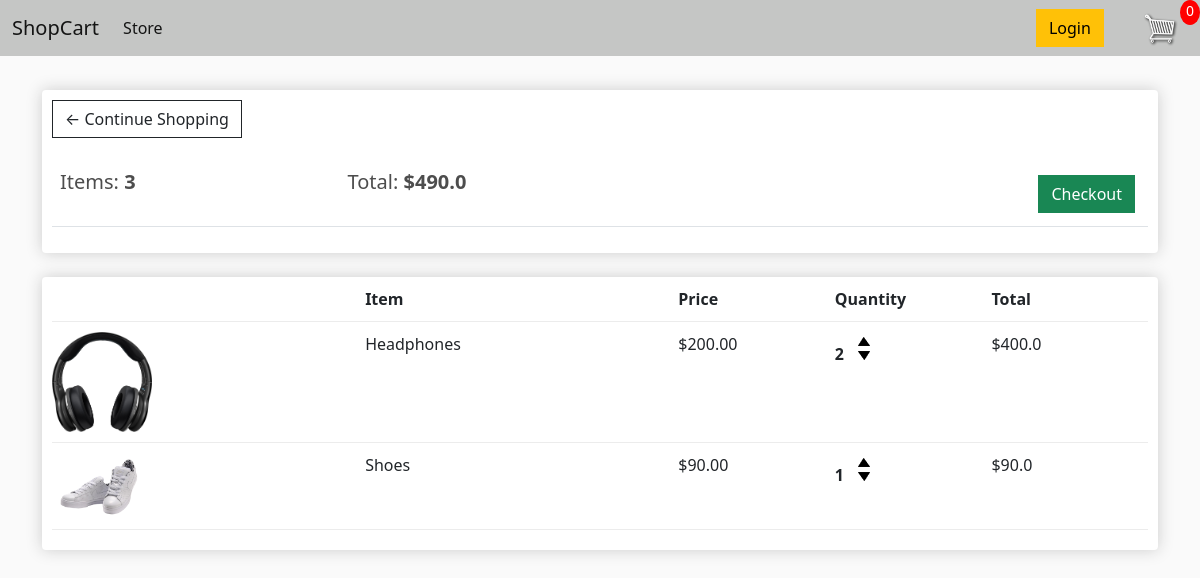
The app's page /cart/ (signed in) with its own data.
### store/models.py (models this page shows, shortened)
class Order(models.Model):
    customer = models.ForeignKey(Customer, on_delete = models.SET_NULL, null = True, blank = True)
    date_ordered = models.DateTimeField(auto_now_add=True)
    complete = models.BooleanField(default = False)
    transaction_id = models.CharField(max_length=100, null = True)
    @property
    def get_cart_total(self):
        orderitems = self.orderitem_set.all()
        total = sum([item.get_total for item in orderitems])
        return total
    @property
    def get_cart_items(self):
        orderitems = self.orderitem_set.all()
        total = sum([item.quantity for item in orderitems])
        return total

class OrderItem(models.Model):
    product = models.ForeignKey(Product, on_delete = models.SET_NULL, null = True)
    order = models.ForeignKey(Order, on_delete = models.SET_NULL, null = True)
    quantity = models.IntegerField(default=0, null = True, blank = True)
    date_added = models.DateTimeField(auto_now_add=True)
    @property
    def get_total(self):
        total = self.product.price * self.quantity
        return total

class Product(models.Model):
    name = models.CharField(max_length =200, null = True)
    price = models.FloatField()
    digital = models.BooleanField(default=False, null = True, blank = False)
    image = models.ImageField(null=True, blank=True)
    @property
    def imageURL(self):
        try:
            url=self.image.url
        except:
            url = ''
        return url

### store/views.py (the view)
# urls.py: path('cart/', views.cart, name ="cart"),
def cart(request):
    if request.user.is_authenticated:
        customer = request.user.customer
        order, created = Order.objects.get_or_create(customer = customer, complete = False)
        items = order.orderitem_set.all()
    else:
        items = []
        order = {'get_cart_total':0, 'get_cart_items':0}
    context = {'items':items, 'order':order}
    return render(request, 'store/cart.html', context)

### store/templates/store/cart.html
{% extends 'store/main.html' %}
{% load static %}
{% block content %}
<div class="row">
    <div class="col-lg-12">
        <div class="box-element">
            <a  class="btn btn-outline-dark" href="{% url 'store' %}">&#x2190; Continue Shopping</a>
            <br>
            <br>
            <table class="table">
                <tr>
                    <th><h5>Items: <strong>{{order.get_cart_items}}</strong></h5></th>
                    <th><h5>Total:<strong> ${{order.get_cart_total}}</strong></h5></th>
                    <th>
                        <a  style="float:right; margin:5px;" class="btn btn-success" href="{% url 'checkout' %}">Checkout</a>
                    </th>
                </tr>
            </table>
        </div>
        <br>
        <div class="box-element">
            <div class="cart-row">
                <div style="flex:2"></div>
                <div style="flex:2"><strong>Item</strong></div>
                <div style="flex:1"><strong>Price</strong></div>
                <div style="flex:1"><strong>Quantity</strong></div>
                <div style="flex:1"><strong>Total</strong></div>
            </div>
            {% for item in items %}
            <div class="cart-row">
                <div style="flex:2"><img class="row-image" src="{{item.product.imageURL}}"></div>
                <div style="flex:2"><p>{{item.product.name}}</p></div>
                <div style="flex:1"><p>${{item.product.price|floatformat:2}}</p></div>
                <div style="flex:1">
                    <p class="quantity">{{item.quantity}}</p>
                    <div class="quantity">
                        <img class="chg-quantity" src="{% static  'images/arrow-up.png' %}">
                        <img class="chg-quantity" src="{% static  'images/arrow-down.png' %}">
                    </div>
                </div>
                <div style="flex:1"><p>${{item.get_total}}</p></div>
            </div>
            {% endfor %}
        </div>
    </div>
</div>
{% endblock content %}

### static/css/main.css (style rules this page uses)
body { background-color: hsl(0, 0%, 98%); }
h1,h2,h3,h4,h5,h6 { color:hsl(0, 0%, 30%); }
.box-element { box-shadow:hsl(0, 0%, 80%) 0 0 16px; background-color: #fff; border-radius: 4px; padding: 10px; }
.col-lg-4, .col-lg-6, .col-lg-8, .col-lg-12 { margin-top: 10px; }
.btn { border-radius: 0; }
.row-image { width: 100px; }
.cart-row { display: flex; align-items: flex-stretch; padding-bottom: 10px; margin-bottom: 10px; border-bottom: 1px solid #ececec; }
.quantity { display: inline-block; font-weight: 700; padding-right:10px; }
.chg-quantity { width: 12px; cursor: pointer; display: block; margin-top: 5px; transition:.1s; }

### records on screen
Order: get_cart_items "3", get_cart_total "490.0"
OrderItem: product.imageURL (picture), product.name "Headphones", product.price "200.00", quantity "2", get_total "400.0"
OrderItem: product.imageURL (picture), product.name "Shoes", product.price "90.00", quantity "1", get_total "90.0"
